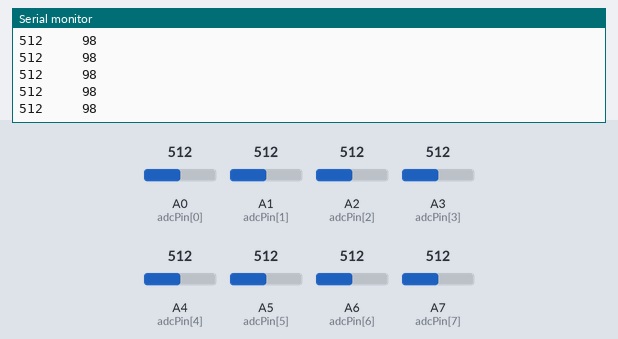
The sketch below on a simulated Arduino Nano, built with avr-gcc and run on an emulated ATmega328P. Shown: the last lines printed to the serial monitor. The inputs (shaded band) are chosen by the test bench; at power-on: A0 (adcPin[0]) = 512, A3 (adcPin[3]) = 512, A1 (adcPin[1]) = 512, A2 (adcPin[2]) = 512, A4 (adcPin[4]) = 512, A5 (adcPin[5]) = 512, A6 (adcPin[6]) = 512, A7 (adcPin[7]) = 512.

Above: at 1.2 s.
1.3 s: A0 (adcPin[0]) set to 526
4.3 s: A3 (adcPin[3]) set to 534
At 5.3 s:
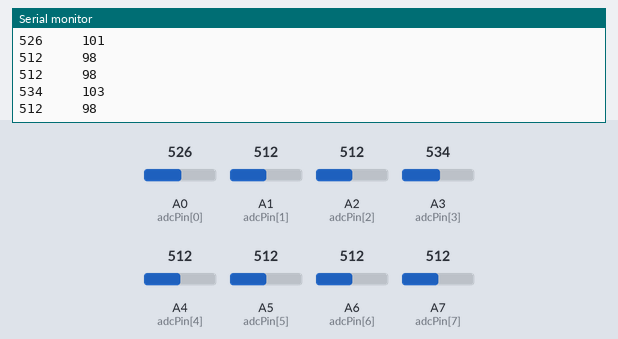
7.3 s: A1 (adcPin[1]) set to 165
At 8.3 s:
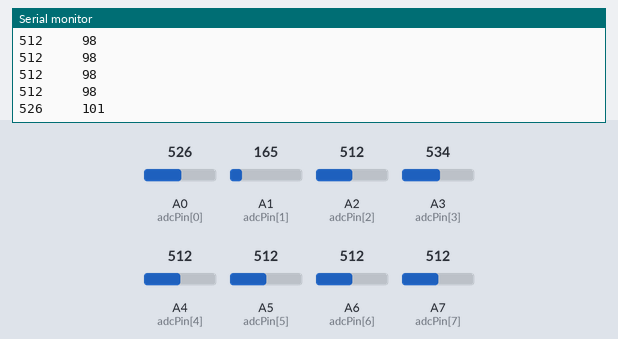
8.8 s: A1 (adcPin[1]) set to 141
At 9.8 s:
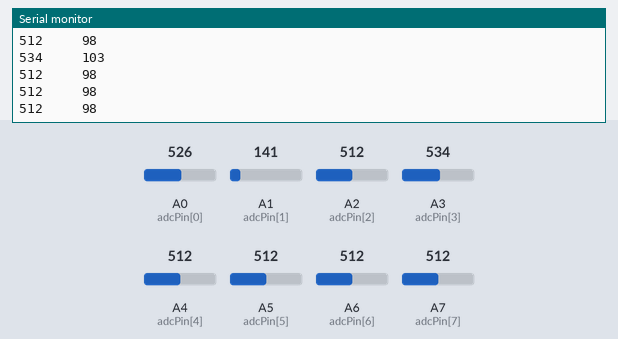
Timing chart, 0 to 11.8 s (numbered marks = the images above; inputs shaded):
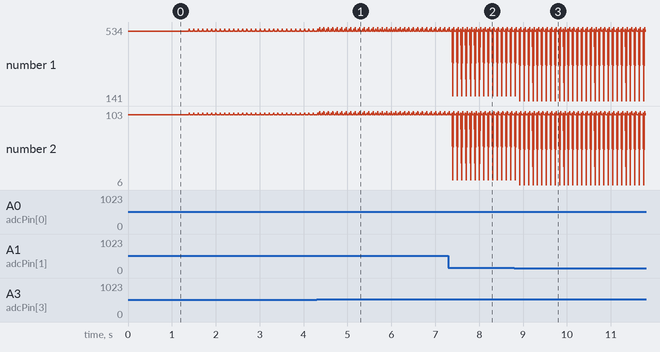

The sketch:

MASTER.ino
```cpp
// A big part of this code was taken from happythingsmaker EunChanPark
//This code was uploaded to the arduino of the master robot

#include <SoftwareSerial.h>


#define SW_SERIAL_TX     2 //Defining the digital port 2 as TX to connect HC-12

#define SW_SERIAL_RX     3 //Defining the digital port 3 as RX to connect HC-12


SoftwareSerial BTSerial(SW_SERIAL_RX, SW_SERIAL_TX); //Create software serial port


void setup() {

  Serial.begin(9600); //Open serial port to computer

  BTSerial.begin(9600); //Open serial port to HC-12

}


int tempADC = 0; //define value being read from the potentiometer

int adcPin[8] = {A0, A1, A2, A3, A4, A5, A6, A7}; //create a list defining each analogue input, each potentiometer (integers)

byte angle = 0; //define angle (byte)

void loop() {


  for (int id = 0; id < 8; id ++) { //for each potentiometer


    tempADC  = analogRead(adcPin[id]); //Read the value of the potentiometer

    tempADC  = min(842, tempADC); //transforming read values to the range of the servo motor (180 degrees) (potentiometer has a wider range)

    tempADC  = max(113, tempADC); //transforming read values to the range of the servo motor (180 degrees) (potentiometer has a wider range)

    angle = byte(map(tempADC, 113, 842, 0, 180)); //define the angle value from the mapped read value

    Serial.print(tempADC);
    Serial.print("     ");
    Serial.println(angle);


    delay(5); // needed


    BTSerial.write(255); //Send 255 through serial communication to prevent that information is going to be sent

    BTSerial.write(angle); //Send the angle value

    BTSerial.write(id); //Send what servo needs to be moved, i.e. the potentiometer id

  }

}
```

Measured:
- after the input at 4.3 s, the serial monitor: prints a new line after 0.06 s (image 1)
- after the input at 7.3 s, the serial monitor: prints a new line after 0.10 s (image 2)
- after the input at 8.8 s, the serial monitor: prints a new line after 0.12 s (image 3)
